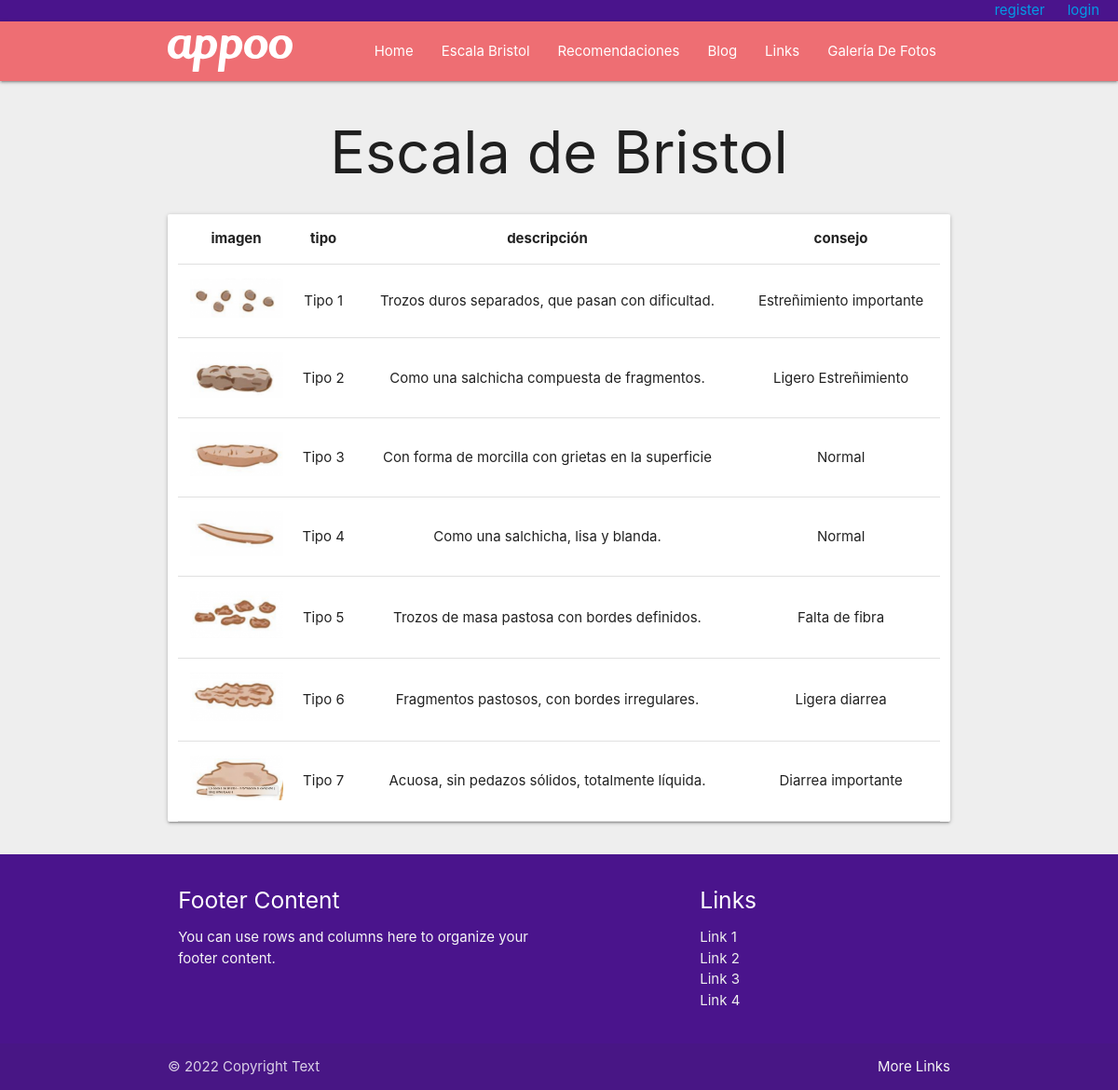
The app's page /escala with its own data.
### web/models.py (models this page shows)
class Scale(models.Model):
    idm = models.CharField(max_length=100)
    photo = models.ImageField(
        upload_to='media/photo_scale',
        default='media/default/default.jpg',
        blank=True)
    typesb = models.CharField(max_length=100)
    text = models.CharField(max_length=100)
    cause = models.CharField(max_length=100)

### web/views.py (the view)
# urls.py: path('escala', views.escala, name='escala'),
def escala(request):
  query_scale = Scale.objects.all()
  return render(request,'web/escala.html',{'query_scale':query_scale})

### web/templates/web/escala.html (shortened to what this page needs)
{% extends 'base-main.html' %}
{% load static %}
{% block content %}
<div class="container">
    <div class="row">
        <h1 class="col s12 center">Escala de Bristol</h1>
        <div class="col s12 white card">
            <table class="highlight centered responsive-table">
                <thead>
                <tr>
                    <th>imagen</th>
                    <th>tipo</th>
                    <th>descripción</th>
                    <th>consejo</th>
                </tr>
                </thead>
                <tbody>
                    <tr>
                    {% for item in query_scale %}
                        <td><img width="100px" src="{{ item.photo }}"/></td>
                        <td>{{ item.typesb }}</td>
                        <td>{{ item.text }}</td>
                        <td>{{ item.cause }}</td>
                    </tr>
                    {% endfor %}
                </tbody>
            </table>
        </div>
    </div>
</div>
{% endblock %}

### templates/base-main.html (shortened to what this page needs)
{% load static %}
<!DOCTYPE html>
<html lang="en">
<head>
  <link rel="stylesheet" href="{% static '/web/css/style-base.css' %}">
  <link rel="stylesheet" href="https://cdnjs.cloudflare.com/ajax/libs/materialize/1.0.0/css/materialize.min.css">
</head>
<body class="grey lighten-3">
  <div class="bar_log purple darken-4">
    <div class="log">
      <a href="#">register</a>
      <a href="#">login</a>
    </div>
  </div>
  <nav>
    <div class="container">
      <div class="nav-wrapper">
        <a href="../" class="brand-logo">
          <img class="logo-me" src="{% static '/web/img/logo-white.svg' %}" alt="appoo">
        </a>
        <ul class="right hide-on-med-and-down">
          <li {% if nbar == 'home' %} class="active" {% endif %}><a href="../">home</a></li>
          <li {% if nbar == 'escala' %} class="active" {% endif %}><a href="../escala">escala bristol</a></li>
          <li {% if nbar == 'recomendaciones' %} class="active" {% endif %}><a href="../recomendaciones">recomendaciones</a></li>
          <li {% if nbar == 'blog' %} class="active" {% endif %}><a href="../blog">blog</a></li>
          <li {% if nbar == 'enlaces' %} class="active" {% endif %}><a href="../enlaces">links</a></li>
          <li {% if nbar == 'fotos' %} class="active" {% endif %}><a href="../fotos">galería de fotos</a></li>
        </ul>
      </div>
    </div>
  </nav>
  {% block content %}contenido{% endblock content %}
  <footer class="page-footer purple darken-4">
    <div class="container">
      <div class="row">
        <div class="col l6 s12">
          <h5 class="white-text">Footer Content</h5>
          <p class="grey-text text-lighten-4">You can use rows and columns here to organize your footer content.</p>
        </div>
        <div class="col l4 offset-l2 s12">
          <h5 class="white-text">Links</h5>
          <ul>
            <li><a class="grey-text text-lighten-3" href="#!">Link 1</a></li>
            <li><a class="grey-text text-lighten-3" href="#!">Link 2</a></li>
            <li><a class="grey-text text-lighten-3" href="#!">Link 3</a></li>
            <li><a class="grey-text text-lighten-3" href="#!">Link 4</a></li>
          </ul>
        </div>
      </div>
    </div>
    <div class="footer-copyright">
      <div class="container">
      © 2022 Copyright Text
      <a class="grey-text text-lighten-4 right" href="#!">More Links</a>
      </div>
    </div>
  </footer>
</body>
</html>

### web/static/web/css/style-base.css (style rules this page uses)
.logo-me { height: 2.6rem; margin-top: 1rem; }
.bar_log { display: flex; justify-content: space-between; padding: 0 10px; }
.bar_log .log { position: relative; }
.bar_log .log a { margin: 0 10px; }
nav a { text-transform: capitalize; }

### records on screen
Scale: photo (picture), typesb "Tipo 1", text "Trozos duros separados, que pasan con dificultad.", cause "Estreñimiento importante"
Scale: photo (picture), typesb "Tipo 2", text "Como una salchicha compuesta de fragmentos.", cause "Ligero Estreñimiento"
Scale: photo (picture), typesb "Tipo 3", text "Con forma de morcilla con grietas en la superficie", cause "Normal"
Scale: photo (picture), typesb "Tipo 4", text "Como una salchicha, lisa y blanda.", cause "Normal"
Scale: photo (picture), typesb "Tipo 5", text "Trozos de masa pastosa con bordes definidos.", cause "Falta de fibra"
Scale: photo (picture), typesb "Tipo 6", text "Fragmentos pastosos, con bordes irregulares.", cause "Ligera diarrea"
Scale: photo (picture), typesb "Tipo 7", text "Acuosa, sin pedazos sólidos, totalmente líquida.", cause "Diarrea importante"
